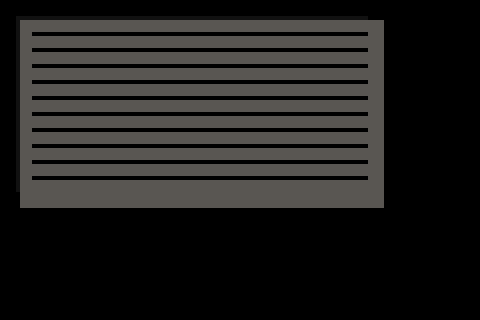

Below is a game level as drawn by its tile map, then a one-line description and the .tmx file that defines it, in full:
An orthogonal 30x20 tile map with 16x16 px tiles, 1 tile layer (Слой тайлов 1).

<map version="1.9" tiledversion="1.9.2" orientation="orthogonal" renderorder="right-down" width="30" height="20" tilewidth="16" tileheight="16" infinite="0" nextlayerid="2" nextobjectid="1">
 <tileset firstgid="1" source="tarakans lab.tsx" />
 <layer id="1" name="Слой тайлов 1" width="30" height="20">
  <data encoding="csv">
0,0,0,0,0,0,0,0,0,0,0,0,0,0,0,0,0,0,0,0,0,0,0,0,0,0,0,0,0,0,
0,1,2,2,2,2,2,2,2,2,2,2,2,2,2,2,2,2,2,2,2,2,2,3,0,0,0,0,0,0,
0,5,4,4,4,4,4,4,4,4,4,4,4,4,4,4,4,4,4,4,4,4,4,7,0,0,0,0,0,0,
0,5,4,4,4,4,4,4,4,4,4,4,4,4,4,4,4,4,4,4,4,4,4,7,0,0,0,0,0,0,
0,5,4,4,4,4,4,4,4,4,4,4,4,4,4,4,4,4,4,4,4,4,4,7,0,0,0,0,0,0,
0,5,4,4,4,4,4,4,4,4,4,4,4,4,4,4,4,4,4,4,4,4,4,7,0,0,0,0,0,0,
0,5,4,4,4,4,4,4,4,4,4,4,4,4,4,4,4,4,4,4,4,4,4,7,0,0,0,0,0,0,
0,5,4,4,4,4,4,4,4,4,4,4,4,4,4,4,4,4,4,4,4,4,4,7,0,0,0,0,0,0,
0,5,4,4,4,4,4,4,4,4,4,4,4,4,4,4,4,4,4,4,4,4,4,7,0,0,0,0,0,0,
0,5,4,4,4,4,4,4,4,4,4,4,4,4,4,4,4,4,4,4,4,4,4,7,0,0,0,0,0,0,
0,5,4,4,4,4,4,4,4,4,4,4,4,4,4,4,4,4,4,4,4,4,4,7,0,0,0,0,0,0,
0,5,4,4,4,4,4,4,4,4,4,4,4,4,4,4,4,4,4,4,4,4,4,7,0,0,0,0,0,0,
0,9,10,10,10,10,10,10,10,10,10,10,10,10,10,10,10,10,10,10,10,10,10,7,0,0,0,0,0,0,
0,0,0,0,0,0,0,0,0,0,0,0,0,0,0,0,0,0,0,0,0,0,0,0,0,0,0,0,0,0,
0,0,0,0,0,0,0,0,0,0,0,0,0,0,0,0,0,0,0,0,0,0,0,0,0,0,0,0,0,0,
0,0,0,0,0,0,0,0,0,0,0,0,0,0,0,0,0,0,0,0,0,0,0,0,0,0,0,0,0,0,
0,0,0,0,0,0,0,0,0,0,0,0,0,0,0,0,0,0,0,0,0,0,0,0,0,0,0,0,0,0,
0,0,0,0,0,0,0,0,0,0,0,0,0,0,0,0,0,0,0,0,0,0,0,0,0,0,0,0,0,0,
0,0,0,0,0,0,0,0,0,0,0,0,0,0,0,0,0,0,0,0,0,0,0,0,0,0,0,0,0,0,
0,0,0,0,0,0,0,0,0,0,0,0,0,0,0,0,0,0,0,0,0,0,0,0,0,0,0,0,0,0
</data>
 </layer>
</map>